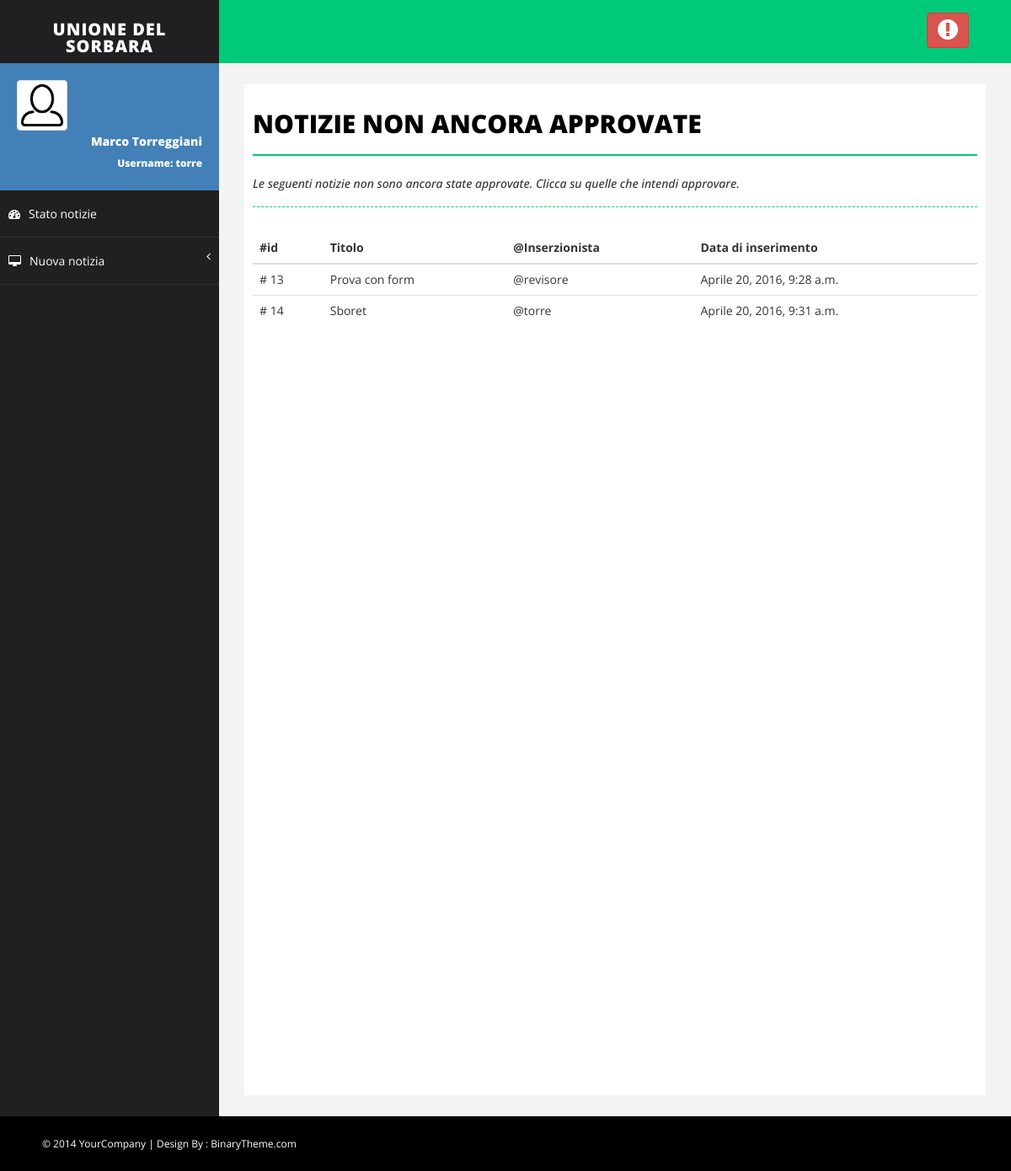
The app's page /NotizieDaApprovare (signed in), older data.
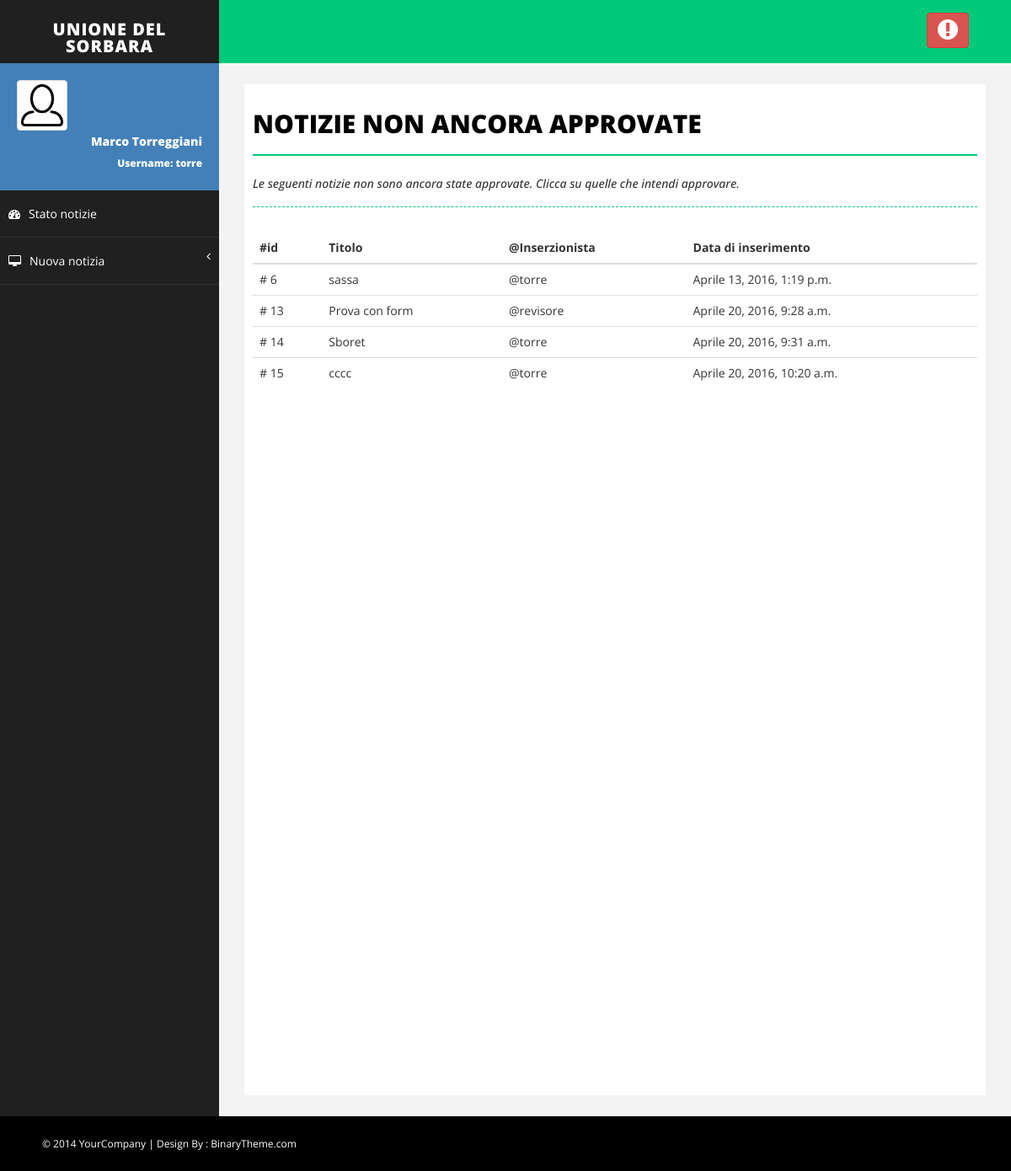
The same page, newer data.
### Monitor/models.py (models this page shows, shortened)
class MyUser(AbstractUser):
    foto_profilo = models.ImageField(upload_to=get_nome_immagine_utente, default=settings.NO_PROFILO)

class Notizia(models.Model):
    titolo = models.CharField(max_length=settings.MAX_LUN_TITOLO)
    descrizione = models.TextField(max_length=settings.MAX_LUN_DESCRIZIONE)
    immagine = models.ImageField(upload_to=get_nome_immagine_notizia, default=None)
    approvata = models.BooleanField(default=False)
    inserzionista = models.ForeignKey(MyUser)
    data_inserimento = models.DateTimeField(default=timezone.now)
    data_scadenza = models.DateTimeField(default=timezone.now()+datetime.timedelta(days=15))

### Monitor/views.py (the view)
# urls.py: url(r'^NotizieDaApprovare', views.notizie_da_approvare, name='notizie_da_approvare'),
@login_required(login_url='/login')
def notizie_da_approvare(request):
    notizie = Notizia.objects.filter(approvata=False)
    return render(request, 'Monitor/notizie_da_approvare.html', {'notizie': notizie})

### Monitor/templates/Monitor/notizie_da_approvare.html
{% extends 'Monitor/base.html' %}
{% block body %}
    <div id="page-inner">
        <div class="row">
            <div class="col-md-12">
                <h1 class="page-head-line">Notizie non ancora approvate</h1>
                <h1 class="page-subhead-line">Le seguenti notizie non sono ancora state approvate.
                    Clicca su quelle che intendi approvare.</h1>
            </div>
        </div>
        {% if notizie|length == 0 %}
            <div class="panel">
                <div class="alert alert-success" role="alert">
                    Nessuna notizia da approvare! Tutte le notizie publicate sono visualizzate sui Monitor
                </div>
            </div>
        {% else %}
            <div class="table-responsive">
                <table class="table table-hover">
                    <thead>
                        <tr>
                            <th>#id</th>
                            <th>Titolo</th>
                            <th>@Inserzionista</th>
                            <th>Data di inserimento</th>
                        </tr>
                    </thead>
                    <tbody>
                        {% for notizia in notizie %}
                            <tr onclick = "location.href='{% url 'Monitor:approva_notizia' notizia.id %}'">
                                <td># {{ notizia.id }}</td>
                                <td>{{ notizia.titolo }}</td>
                                <td>@{{ notizia.inserzionista }}</td>
                                <td>{{ notizia.data_inserimento }}</td>
                            </tr>
                        {% endfor %}
                    </tbody>
                </table>
            </div>
        {% endif %}
    </div>
{% endblock %}

### Monitor/templates/Monitor/base.html (shortened to what this page needs)
<!DOCTYPE html>
<html xmlns="http://www.w3.org/1999/xhtml">
<head>
    {% load staticfiles %}
    <link href="{% static 'Monitor/css/bootstrap.css' %}" rel="stylesheet" />
    <link href="{% static 'Monitor/css/font-awesome.css' %}" rel="stylesheet" />
    <link href="{% static 'Monitor/css/basic.css' %}" rel="stylesheet" />
    <link href="{% static 'Monitor/css/custom.css' %}" rel="stylesheet" />
    <link href="{% static 'Monitor/css/prettyPhoto.css' %}" rel="stylesheet">
</head>
<body>
    <div id="wrapper">
        <nav class="navbar navbar-default navbar-cls-top " role="navigation" style="margin-bottom: 0">
            <div class="navbar-header">
                <a class="navbar-brand" href="{% url 'Monitor:index' %}">Unione del Sorbara</a>
            </div>
            <div class="header-right">
				<a href="{% url 'Monitor:logout' %}" class="btn btn-danger" title="Logout">
                    <i class="fa fa-exclamation-circle fa-2x"></i>
                </a>
            </div>
        </nav>
        <nav class="navbar-default navbar-side" role="navigation">
            <div class="sidebar-collapse">
                <ul class="nav" id="main-menu">
                    <li>
                        <div class="user-img-div">
                            <img src="{{ request.user.foto_profilo.url }}" class="img-thumbnail" />
                            <div class="inner-text">
                                {{ request.user.first_name }} {{ request.user.last_name }}
                            <br />
                                <small>Username: {{ request.user.username }} </small>
                            </div>
                        </div>
                    </li>
                    <li>
                        <a  href="{% url 'Monitor:index' %}"><i class="fa fa-dashboard "></i>Stato notizie</a>
                    </li>
                    <li>
                         <a href="#"><i class="fa fa-desktop "></i>Nuova notizia<span class="fa arrow"></span></a>
                    </li>
                </ul>
            </div>
        </nav>
        <div id="page-wrapper">
            {% block body %}
            {% endblock %}
        </div>
    </div>
    <div id="footer-sec">
        &copy; 2014 YourCompany | Design By : <a href="http://www.binarytheme.com/" target="_blank">BinaryTheme.com</a>
    </div>
</body>
</html>

### Monitor/static/Monitor/css/basic.css (style rules this page uses)
body { font-family: 'Open Sans', sans-serif; line-height:25px; }
#wrapper { width: 100%; background: #202020; }
#page-wrapper { padding: 15px 15px; min-height: 600px; background: #F3F3F3; }
#page-inner { width: 100%; margin: 10px 20px 10px 0px; background-color: #fff!important; padding: 10px; min-height: 1200px; }
.page-head-line { font-size: 30px; text-transform: uppercase; color: #000; font-weight: 800; padding-bottom: 20px; border-bottom: 2px solid #00CA79; margin-bottom: 10px; }
.page-subhead-line { font-size: 14px; padding-top: 5px; padding-bottom: 20px; font-style:italic; margin-bottom:30px; border-bottom:1px dashed #00CA79; }
.navbar-cls-top .navbar-brand { color: #fff; background: #202020; width: 260px; text-align: center; height: 75px; font-size: 20px; letter-spacing: 1px; font-weight: 900; padding-top: 25px; text-transform:uppercase; }
.header-right { color: #fff; padding: 15px 50px 5px 50px; float: right; font-size: 16px; }
.user-img-div { min-height: 140px; padding: 20px; background-color: #4380B8; }
.user-img-div img { max-height: 60px; }
.user-img-div .inner-text { text-align: right; position: relative; color: #fff; font-weight: 800; line-height: 25px; }
.arrow { float: right; }
.fa.arrow:before { content: "\f104"; }
.sidebar-collapse, .sidebar-collapse .nav { background: none; }
.sidebar-collapse .nav { padding: 0; }
.sidebar-collapse .nav > li > a { color: #fff; background: #202020; text-shadow: none; padding: 15px 40px; border-bottom: 1px solid #2F2E31; }
.sidebar-collapse > .nav > li > a { padding: 15px 10px; }
.navbar-side { border: none; background-color: #202020; }
.navbar-cls-top { background: #00CA79; border-bottom: none; }
.navbar-default { border: 0px solid black; }
.navbar-header { background: #000000; }
.nav > li > a > i { margin-right: 10px; }
#footer-sec { background-color:#000; padding:20px 50px; color:#fff; font-size:12px; }
#footer-sec a { color:#fff; }
@media (min-width:768px) { #page-wrapper { margin: 0 0 0 260px; padding: 15px 30px; min-height: 1200px; } }
@media (min-width:768px) { .navbar-side { z-index: 1; position: absolute; width: 260px; } }
@media (min-width:768px) { .navbar { border-radius: 0px; } }

Row changes from the older to the newer data that the page shows:
now on this page (row edited): Notizia: id "6", titolo "sassa", inserzionista "torre", data_inserimento "Aprile 13, 2016, 1:19 p.m."
added Notizia: id "15", titolo "cccc", inserzionista "torre", data_inserimento "Aprile 20, 2016, 10:20 a.m."
